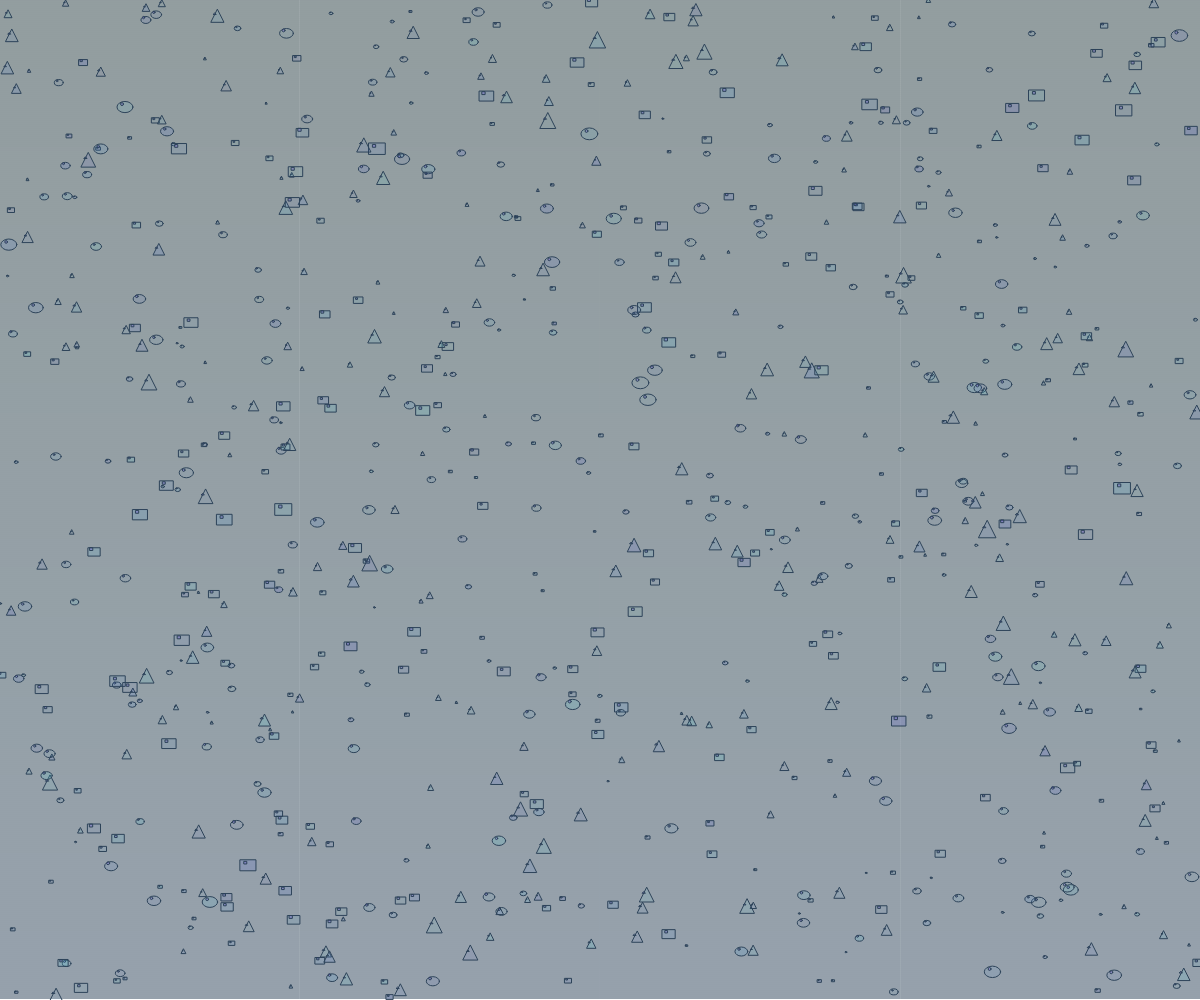
Frame 1 (no input)
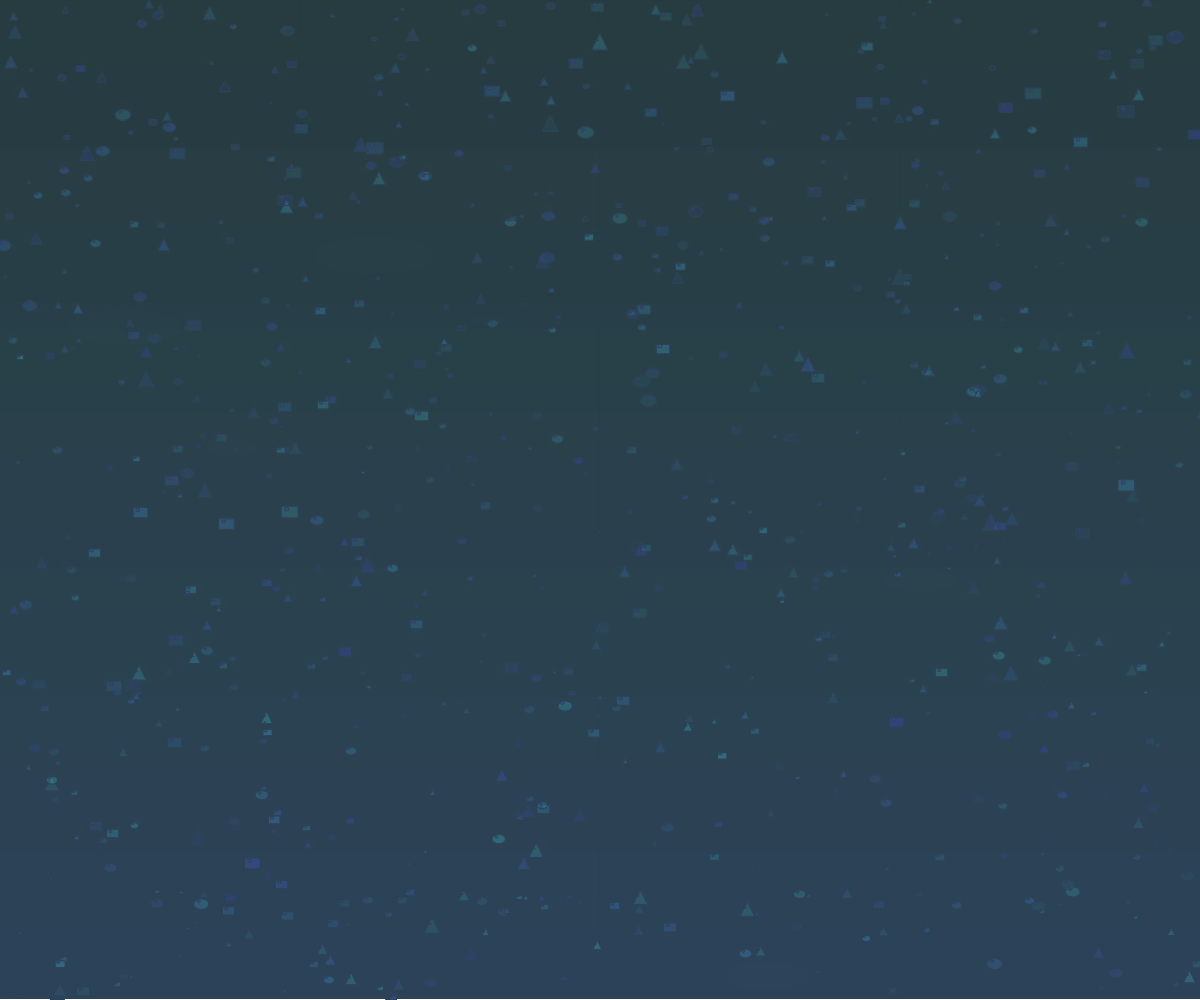
Frame 60 (no input)
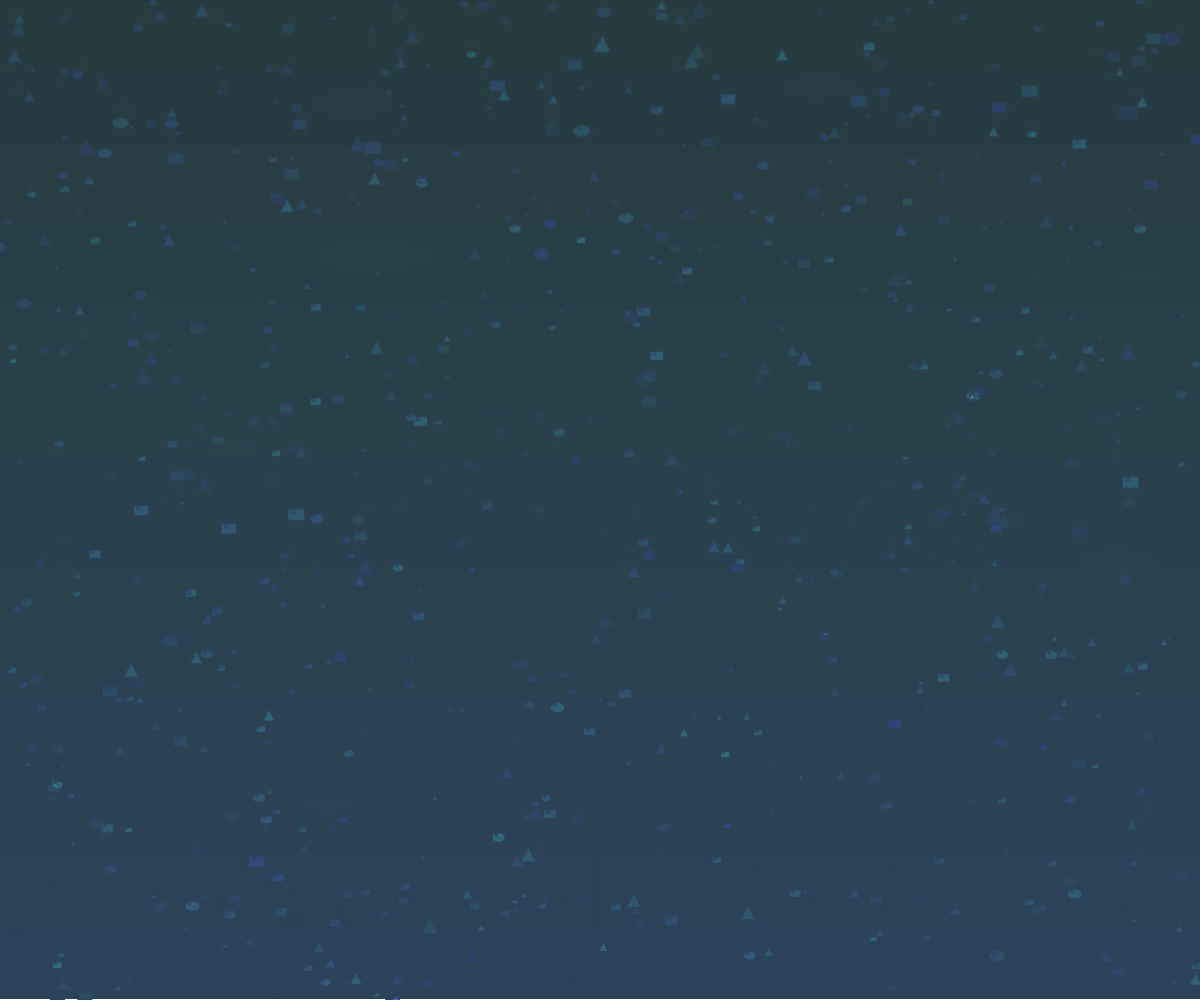
Frame 120 (the mouse pressed at the canvas centre since frame 60)

The p5.js sketch that drew these frames (run headless with seeded random() and noise() and a simulated clock; from frame 60 on, the mouse is pressed at the canvas centre):

// p5.js sketch
// ── sketch.js
let particles = [];
let waterColor1, waterColor2;
let time = 0;

function setup() {
  createCanvas(windowWidth, windowHeight);
  colorMode(HSB, 360, 100, 100, 1);
  noStroke();
  
  // Create background gradient
  waterColor1 = color(190, 40, 25);
  waterColor2 = color(210, 50, 35);
  
  // Initialize particles
  for (let i = 0; i < 800; i++) {
    particles.push({
      x: random(width),
      y: random(height),
      size: random(2, 15),
      speed: random(0.02, 0.15),
      angle: random(TWO_PI),
      hue: random(180, 240),
      opacity: random(0.03, 0.15),
      sway: random(0.003, 0.01),
      depth: random(1),
      shapeType: floor(random(3)) // 0: ellipse, 1: rect, 2: triangle
    });
  }
}

function draw() {
  // Draw gradient background
  for (let y = 0; y < height; y += 2) {
    let inter = map(y, 0, height, 0, 1);
    let c = lerpColor(waterColor1, waterColor2, inter);
    stroke(c);
    line(0, y, width, y);
  }
  
  time += 0.003;
  
  // Update and draw particles
  for (let i = 0; i < particles.length; i++) {
    let p = particles[i];
    
    // Slow drift movement
    p.x += cos(p.angle) * p.speed;
    p.y += sin(p.angle) * p.speed;
    
    // Add gentle sway and depth effect
    p.x += sin(time + p.y * 0.01 + p.depth) * p.sway;
    p.y += cos(time * 0.5 + p.x * 0.01 + p.depth) * p.sway * 0.5;
    
    // Wrap around edges
    if (p.x < -p.size) p.x = width + p.size;
    if (p.x > width + p.size) p.x = -p.size;
    if (p.y < -p.size) p.y = height + p.size;
    if (p.y > height + p.size) p.y = -p.size;
    
    // Add depth-based distortion
    let distortion = sin(time * 0.3 + p.x * 0.01) * 2;
    let sizeVariation = map(p.depth, 0, 1, 0.8, 1.2);
    
    // Draw particle with semi-transparent fill
    fill(p.hue, 70, 90, p.opacity);
    
    push();
    translate(p.x + distortion, p.y);
    
    if (p.shapeType === 0) {
      ellipse(0, 0, p.size * sizeVariation, p.size * sizeVariation * 0.7);
    } else if (p.shapeType === 1) {
      rectMode(CENTER);
      rect(0, 0, p.size * sizeVariation, p.size * sizeVariation * 0.7);
    } else {
      triangle(
        0, -p.size * sizeVariation * 0.5,
        -p.size * sizeVariation * 0.5, p.size * sizeVariation * 0.5,
        p.size * sizeVariation * 0.5, p.size * sizeVariation * 0.5
      );
    }
    
    pop();
    
    // Add highlight for organic feel
    fill(255, 80, 100, 0.2);
    if (p.shapeType === 0) {
      ellipse(p.x + distortion - p.size * 0.2, p.y - p.size * 0.2, p.size * 0.2, p.size * 0.2);
    } else if (p.shapeType === 1) {
      rectMode(CENTER);
      rect(p.x + distortion - p.size * 0.2, p.y - p.size * 0.2, p.size * 0.2, p.size * 0.2);
    } else {
      triangle(
        p.x + distortion - p.size * 0.2, p.y - p.size * 0.2,
        p.x + distortion - p.size * 0.3, p.y - p.size * 0.1,
        p.x + distortion - p.size * 0.1, p.y - p.size * 0.1
      );
    }
  }
  
  // Add subtle ripples periodically
  if (frameCount % 25 === 0) {
    for (let i = 0; i < 3; i++) {
      let rippleX = random(width);
      let rippleY = random(height);
      let size = random(30, 120);
      
      fill(190, 40, 80, 0.08);
      ellipse(rippleX, rippleY, size, size * 0.3);
    }
  }
}

function windowResized() {
  resizeCanvas(windowWidth, windowHeight);
}
